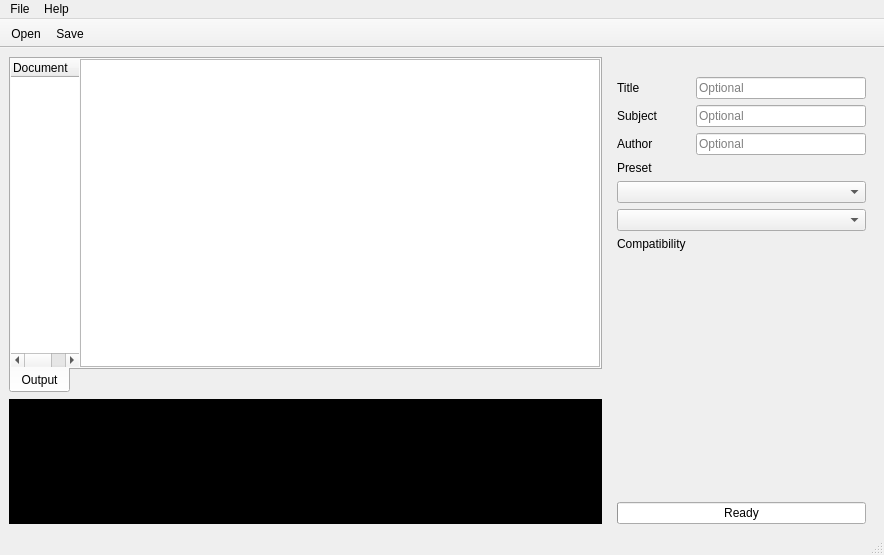
<?xml version="1.0" encoding="UTF-8"?>
<ui version="4.0">
 <class>FusePDF</class>
 <widget class="QMainWindow" name="FusePDF">
  <property name="geometry">
   <rect>
    <x>0</x>
    <y>0</y>
    <width>565</width>
    <height>555</height>
   </rect>
  </property>
  <property name="acceptDrops">
   <bool>true</bool>
  </property>
  <property name="windowTitle">
   <string>FusePDF</string>
  </property>
  <property name="windowIcon">
   <iconset resource="../fusepdf.qrc">
    <normaloff>:/assets/fusepdf.png</normaloff>:/assets/fusepdf.png</iconset>
  </property>
  <widget class="QWidget" name="centralwidget">
   <property name="acceptDrops">
    <bool>true</bool>
   </property>
   <layout class="QHBoxLayout" name="horizontalLayout_7">
    <item>
     <layout class="QVBoxLayout" name="verticalLayout_2">
      <property name="spacing">
       <number>6</number>
      </property>
      <item>
       <widget class="QTabWidget" name="tabs">
        <property name="tabPosition">
         <enum>QTabWidget::South</enum>
        </property>
        <property name="currentIndex">
         <number>0</number>
        </property>
        <property name="iconSize">
         <size>
          <width>22</width>
          <height>22</height>
         </size>
        </property>
        <widget class="QWidget" name="tabInputs">
         <attribute name="icon">
          <iconset resource="../fusepdf.qrc">
           <normaloff>:/assets/fusepdf-document.png</normaloff>:/assets/fusepdf-document.png</iconset>
         </attribute>
         <attribute name="title">
          <string>Output</string>
         </attribute>
         <layout class="QHBoxLayout" name="horizontalLayout_2">
          <property name="spacing">
           <number>1</number>
          </property>
          <property name="leftMargin">
           <number>0</number>
          </property>
          <property name="topMargin">
           <number>0</number>
          </property>
          <property name="rightMargin">
           <number>0</number>
          </property>
          <property name="bottomMargin">
           <number>0</number>
          </property>
          <item>
           <widget class="FilesTreeWidget" name="inputs">
            <property name="acceptDrops">
             <bool>true</bool>
            </property>
            <property name="frameShape">
             <enum>QFrame::NoFrame</enum>
            </property>
            <property name="lineWidth">
             <number>0</number>
            </property>
            <property name="showDropIndicator" stdset="0">
             <bool>true</bool>
            </property>
            <property name="dragEnabled">
             <bool>true</bool>
            </property>
            <property name="dragDropMode">
             <enum>QAbstractItemView::InternalMove</enum>
            </property>
            <property name="defaultDropAction">
             <enum>Qt::CopyAction</enum>
            </property>
            <property name="alternatingRowColors">
             <bool>true</bool>
            </property>
            <property name="iconSize">
             <size>
              <width>32</width>
              <height>32</height>
             </size>
            </property>
            <property name="wordWrap">
             <bool>true</bool>
            </property>
            <property name="headerHidden">
             <bool>false</bool>
            </property>
            <attribute name="headerVisible">
             <bool>true</bool>
            </attribute>
            <attribute name="headerShowSortIndicator" stdset="0">
             <bool>true</bool>
            </attribute>
            <attribute name="headerStretchLastSection">
             <bool>true</bool>
            </attribute>
            <column>
             <property name="text">
              <string notr="true">Document</string>
             </property>
            </column>
            <column>
             <property name="text">
              <string>Pages</string>
             </property>
            </column>
           </widget>
          </item>
          <item>
           <widget class="QListWidget" name="preview">
            <property name="minimumSize">
             <size>
              <width>520</width>
              <height>0</height>
             </size>
            </property>
            <property name="maximumSize">
             <size>
              <width>520</width>
              <height>16777215</height>
             </size>
            </property>
           </widget>
          </item>
         </layout>
        </widget>
       </widget>
      </item>
      <item>
       <widget class="QPlainTextEdit" name="cmd">
        <property name="sizePolicy">
         <sizepolicy hsizetype="Expanding" vsizetype="Expanding">
          <horstretch>0</horstretch>
          <verstretch>0</verstretch>
         </sizepolicy>
        </property>
        <property name="maximumSize">
         <size>
          <width>16777215</width>
          <height>125</height>
         </size>
        </property>
        <property name="styleSheet">
         <string notr="true">QPlainTextEdit {background-color: black; color: white; }</string>
        </property>
        <property name="readOnly">
         <bool>true</bool>
        </property>
       </widget>
      </item>
     </layout>
    </item>
    <item>
     <widget class="QWidget" name="widget" native="true">
      <property name="maximumSize">
       <size>
        <width>270</width>
        <height>16777215</height>
       </size>
      </property>
      <layout class="QVBoxLayout" name="verticalLayout_5">
       <property name="topMargin">
        <number>0</number>
       </property>
       <property name="bottomMargin">
        <number>0</number>
       </property>
       <item>
        <widget class="QPushButton" name="logoButton">
         <property name="focusPolicy">
          <enum>Qt::NoFocus</enum>
         </property>
         <property name="styleSheet">
          <string notr="true">background: none; border: none;margin-bottom: 1em;</string>
         </property>
         <property name="text">
          <string/>
         </property>
         <property name="icon">
          <iconset resource="../fusepdf.qrc">
           <normaloff>:/assets/fusepdf.png</normaloff>:/assets/fusepdf.png</iconset>
         </property>
         <property name="iconSize">
          <size>
           <width>128</width>
           <height>128</height>
          </size>
         </property>
         <property name="flat">
          <bool>true</bool>
         </property>
        </widget>
       </item>
       <item>
        <layout class="QHBoxLayout" name="horizontalLayout">
         <item>
          <widget class="QLabel" name="metaTitleLabel">
           <property name="text">
            <string>Title</string>
           </property>
          </widget>
         </item>
         <item>
          <widget class="QLineEdit" name="metaTitle">
           <property name="sizePolicy">
            <sizepolicy hsizetype="Preferred" vsizetype="Fixed">
             <horstretch>0</horstretch>
             <verstretch>0</verstretch>
            </sizepolicy>
           </property>
           <property name="minimumSize">
            <size>
             <width>170</width>
             <height>0</height>
            </size>
           </property>
           <property name="placeholderText">
            <string>Optional</string>
           </property>
          </widget>
         </item>
        </layout>
       </item>
       <item>
        <layout class="QHBoxLayout" name="horizontalLayout_4">
         <item>
          <widget class="QLabel" name="metaSubjectLabel">
           <property name="text">
            <string>Subject</string>
           </property>
          </widget>
         </item>
         <item>
          <widget class="QLineEdit" name="metaSubject">
           <property name="sizePolicy">
            <sizepolicy hsizetype="Preferred" vsizetype="Fixed">
             <horstretch>0</horstretch>
             <verstretch>0</verstretch>
            </sizepolicy>
           </property>
           <property name="minimumSize">
            <size>
             <width>170</width>
             <height>0</height>
            </size>
           </property>
           <property name="placeholderText">
            <string>Optional</string>
           </property>
          </widget>
         </item>
        </layout>
       </item>
       <item>
        <layout class="QHBoxLayout" name="horizontalLayout_8">
         <item>
          <widget class="QLabel" name="metaAuthorLabel">
           <property name="text">
            <string>Author</string>
           </property>
          </widget>
         </item>
         <item>
          <widget class="QLineEdit" name="metaAuthor">
           <property name="sizePolicy">
            <sizepolicy hsizetype="Preferred" vsizetype="Fixed">
             <horstretch>0</horstretch>
             <verstretch>0</verstretch>
            </sizepolicy>
           </property>
           <property name="minimumSize">
            <size>
             <width>170</width>
             <height>0</height>
            </size>
           </property>
           <property name="placeholderText">
            <string>Optional</string>
           </property>
          </widget>
         </item>
        </layout>
       </item>
       <item>
        <widget class="QLabel" name="presetLabel">
         <property name="sizePolicy">
          <sizepolicy hsizetype="Preferred" vsizetype="Preferred">
           <horstretch>0</horstretch>
           <verstretch>0</verstretch>
          </sizepolicy>
         </property>
         <property name="text">
          <string>Preset</string>
         </property>
        </widget>
       </item>
       <item>
        <widget class="QComboBox" name="preset">
         <property name="sizePolicy">
          <sizepolicy hsizetype="Preferred" vsizetype="Preferred">
           <horstretch>0</horstretch>
           <verstretch>0</verstretch>
          </sizepolicy>
         </property>
         <property name="minimumSize">
          <size>
           <width>100</width>
           <height>0</height>
          </size>
         </property>
        </widget>
       </item>
       <item>
        <widget class="QComboBox" name="compat">
         <property name="sizePolicy">
          <sizepolicy hsizetype="Preferred" vsizetype="Preferred">
           <horstretch>0</horstretch>
           <verstretch>0</verstretch>
          </sizepolicy>
         </property>
         <property name="minimumSize">
          <size>
           <width>100</width>
           <height>0</height>
          </size>
         </property>
        </widget>
       </item>
       <item>
        <widget class="QLabel" name="compatLabel">
         <property name="sizePolicy">
          <sizepolicy hsizetype="Preferred" vsizetype="Preferred">
           <horstretch>0</horstretch>
           <verstretch>0</verstretch>
          </sizepolicy>
         </property>
         <property name="text">
          <string>Compatibility</string>
         </property>
        </widget>
       </item>
       <item>
        <spacer name="verticalSpacer">
         <property name="orientation">
          <enum>Qt::Vertical</enum>
         </property>
         <property name="sizeHint" stdset="0">
          <size>
           <width>249</width>
           <height>246</height>
          </size>
         </property>
        </spacer>
       </item>
       <item>
        <layout class="QHBoxLayout" name="horizontalLayout_3">
         <item>
          <widget class="QProgressBar" name="progressBar">
           <property name="sizePolicy">
            <sizepolicy hsizetype="Expanding" vsizetype="Fixed">
             <horstretch>0</horstretch>
             <verstretch>0</verstretch>
            </sizepolicy>
           </property>
           <property name="maximum">
            <number>100</number>
           </property>
           <property name="value">
            <number>0</number>
           </property>
           <property name="textVisible">
            <bool>true</bool>
           </property>
           <property name="format">
            <string>Ready</string>
           </property>
          </widget>
         </item>
        </layout>
       </item>
      </layout>
     </widget>
    </item>
   </layout>
  </widget>
  <widget class="QMenuBar" name="menubar">
   <property name="geometry">
    <rect>
     <x>0</x>
     <y>0</y>
     <width>565</width>
     <height>25</height>
    </rect>
   </property>
   <widget class="QMenu" name="menuFile">
    <property name="title">
     <string>File</string>
    </property>
    <addaction name="actionOpen"/>
    <addaction name="actionSave"/>
    <addaction name="separator"/>
    <addaction name="separator"/>
    <addaction name="actionQuit"/>
   </widget>
   <widget class="QMenu" name="menuHelp">
    <property name="title">
     <string>Help</string>
    </property>
    <addaction name="actionAbout"/>
    <addaction name="actionAbout_Qt"/>
    <addaction name="separator"/>
    <addaction name="actionShow_log"/>
    <addaction name="actionShow_tooltips"/>
    <addaction name="actionAuto_Sort"/>
    <addaction name="separator"/>
    <addaction name="actionOpen_saved_PDF"/>
    <addaction name="separator"/>
    <addaction name="actionRemember_meta_author"/>
    <addaction name="actionRemember_meta_subject"/>
    <addaction name="actionRemember_meta_title"/>
    <addaction name="separator"/>
    <addaction name="actionOpen_cache_folder"/>
    <addaction name="separator"/>
    <addaction name="actionCheck_for_updates"/>
    <addaction name="actionReport_issue"/>
   </widget>
   <addaction name="menuFile"/>
   <addaction name="menuHelp"/>
  </widget>
  <widget class="QToolBar" name="toolBar">
   <property name="enabled">
    <bool>true</bool>
   </property>
   <property name="windowTitle">
    <string>Tool Bar</string>
   </property>
   <property name="movable">
    <bool>false</bool>
   </property>
   <property name="allowedAreas">
    <set>Qt::AllToolBarAreas</set>
   </property>
   <property name="orientation">
    <enum>Qt::Horizontal</enum>
   </property>
   <property name="iconSize">
    <size>
     <width>24</width>
     <height>24</height>
    </size>
   </property>
   <property name="toolButtonStyle">
    <enum>Qt::ToolButtonTextBesideIcon</enum>
   </property>
   <property name="floatable">
    <bool>false</bool>
   </property>
   <attribute name="toolBarArea">
    <enum>TopToolBarArea</enum>
   </attribute>
   <attribute name="toolBarBreak">
    <bool>false</bool>
   </attribute>
   <addaction name="actionOpen"/>
   <addaction name="actionSave"/>
  </widget>
  <widget class="QStatusBar" name="statusBar">
   <property name="sizeGripEnabled">
    <bool>true</bool>
   </property>
  </widget>
  <action name="actionOpen">
   <property name="icon">
    <iconset resource="../fusepdf.qrc">
     <normaloff>:/assets/fusepdf-open.png</normaloff>:/assets/fusepdf-open.png</iconset>
   </property>
   <property name="text">
    <string>Open</string>
   </property>
   <property name="toolTip">
    <string>Add PDF doucments you want to merge, you can select multiple documents.</string>
   </property>
   <property name="shortcut">
    <string>Ctrl+O</string>
   </property>
  </action>
  <action name="actionSave">
   <property name="icon">
    <iconset resource="../fusepdf.qrc">
     <normaloff>:/assets/fusepdf-save.png</normaloff>:/assets/fusepdf-save.png</iconset>
   </property>
   <property name="text">
    <string>Save</string>
   </property>
   <property name="toolTip">
    <string>Save to PDF</string>
   </property>
   <property name="shortcut">
    <string>Ctrl+S</string>
   </property>
  </action>
  <action name="actionQuit">
   <property name="icon">
    <iconset resource="../fusepdf.qrc">
     <normaloff>:/assets/fusepdf-quit.png</normaloff>:/assets/fusepdf-quit.png</iconset>
   </property>
   <property name="text">
    <string>Quit</string>
   </property>
   <property name="toolTip">
    <string>Quit</string>
   </property>
   <property name="shortcut">
    <string>Ctrl+Q</string>
   </property>
  </action>
  <action name="actionAbout">
   <property name="text">
    <string>About</string>
   </property>
  </action>
  <action name="actionAbout_Qt">
   <property name="text">
    <string>About Qt</string>
   </property>
  </action>
  <action name="actionShow_log">
   <property name="checkable">
    <bool>true</bool>
   </property>
   <property name="text">
    <string>Show log</string>
   </property>
   <property name="toolTip">
    <string>Show Ghostscript output</string>
   </property>
   <property name="shortcut">
    <string>Ctrl+L</string>
   </property>
  </action>
  <action name="actionAuto_Sort">
   <property name="checkable">
    <bool>true</bool>
   </property>
   <property name="text">
    <string>Enable sorting</string>
   </property>
   <property name="toolTip">
    <string>Enable Sorting of items. Note that this will disable manual order.</string>
   </property>
  </action>
  <action name="actionOpen_saved_PDF">
   <property name="checkable">
    <bool>true</bool>
   </property>
   <property name="text">
    <string>Open after save</string>
   </property>
   <property name="toolTip">
    <string>Open PDF after save</string>
   </property>
  </action>
  <action name="actionRemember_meta_author">
   <property name="checkable">
    <bool>true</bool>
   </property>
   <property name="text">
    <string>Remember author</string>
   </property>
   <property name="toolTip">
    <string>Remember author</string>
   </property>
  </action>
  <action name="actionRemember_meta_subject">
   <property name="checkable">
    <bool>true</bool>
   </property>
   <property name="text">
    <string>Remember subject</string>
   </property>
   <property name="toolTip">
    <string>Remember subject</string>
   </property>
  </action>
  <action name="actionRemember_meta_title">
   <property name="checkable">
    <bool>true</bool>
   </property>
   <property name="text">
    <string>Remember title</string>
   </property>
   <property name="toolTip">
    <string>Remember title</string>
   </property>
  </action>
  <action name="actionOpen_cache_folder">
   <property name="text">
    <string>Open cache folder</string>
   </property>
  </action>
  <action name="actionShow_tooltips">
   <property name="checkable">
    <bool>true</bool>
   </property>
   <property name="text">
    <string>Show tooltips</string>
   </property>
  </action>
  <action name="actionCheck_for_updates">
   <property name="text">
    <string>Check for updates</string>
   </property>
  </action>
  <action name="actionReport_issue">
   <property name="text">
    <string>Report issue</string>
   </property>
  </action>
 </widget>
 <customwidgets>
  <customwidget>
   <class>FilesTreeWidget</class>
   <extends>QTreeWidget</extends>
   <header>fusepdf.h</header>
  </customwidget>
 </customwidgets>
 <resources>
  <include location="../fusepdf.qrc"/>
 </resources>
 <connections/>
</ui>
